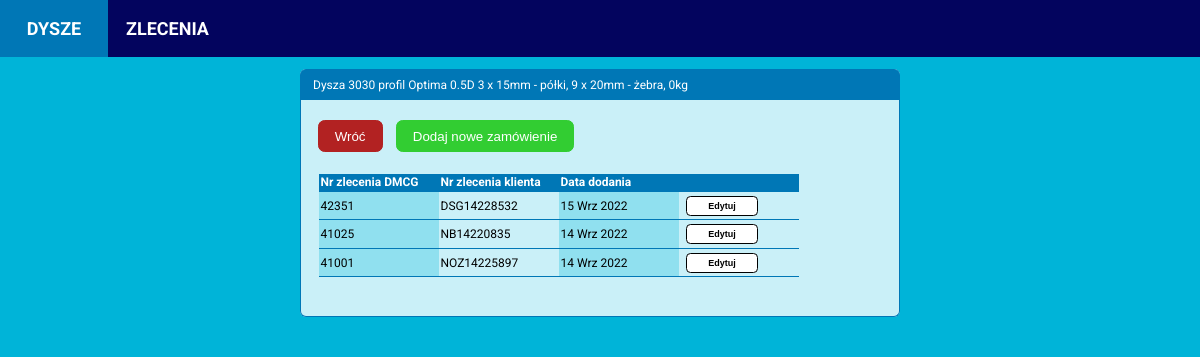
The app's page /nozzle/1/orders, older data.
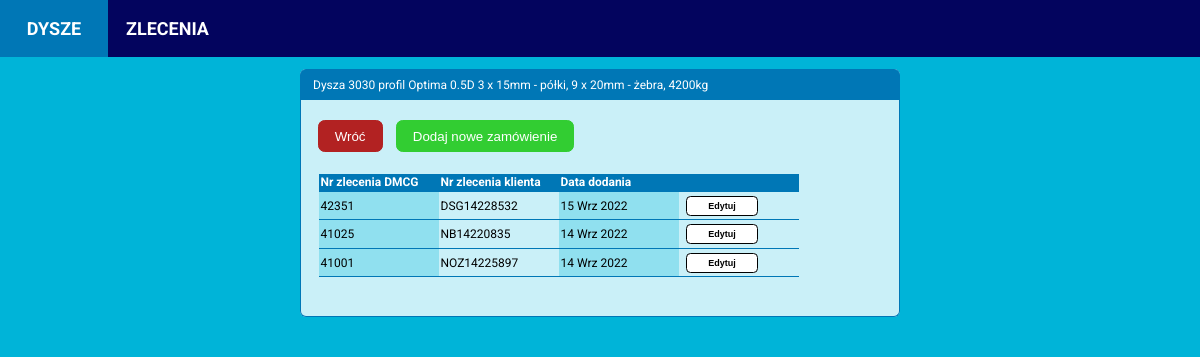
The same page, newer data.
### calculator/models.py (models this page shows, shortened)
class Nozzle(models.Model):
    PROFILES = (('Optima', 'Optima'),
                ('19A', '19A'),
                )
    INNER_RING_TYPES = (('Complete st. st. inside', 'Wnętrze nierdzewne'),
                        ('St. st. ring inside', 'Pierścień kawitacyjny nierdzewny'),
                        ('Complete steel', 'Wnętrze ze stali zwykłej'),
                        ('St. st. ring and outlet', 'Pierścień kawitacyjny i wylot ze stali nierdzewnej'))
    date_created = models.DateTimeField(auto_now_add=True)
    diameter = models.PositiveIntegerField(null=False, blank=False)
    profile = models.CharField(max_length=32, choices=PROFILES, null=False, blank=False)
    drawing_number = models.CharField(max_length=32, blank=True)
    profile_height = models.PositiveIntegerField(null=False, blank=False)
    inner_ring_type = models.CharField(max_length=32, choices=INNER_RING_TYPES, null=False, blank=False)
    inner_ring_thickness_propeller_zone = models.PositiveIntegerField(null=False, blank=False)
    inner_ring_thickness_inlet_zone = models.PositiveIntegerField(null=False, blank=False)
    inner_ring_thickness_outlet_zone = models.PositiveIntegerField(null=False, blank=False)
    ribs_quantity = models.PositiveIntegerField(null=False, blank=False)
    ribs_thickness = models.PositiveIntegerField(null=False, blank=False)
    segments_quantity = models.PositiveIntegerField(null=False, blank=False)
    segments_thickness = models.PositiveIntegerField(null=False, blank=False)
    has_headbox = models.BooleanField(null=False, blank=False)
    has_outlet_ring = models.BooleanField(null=False, blank=False)
    theoretical_weight = models.PositiveIntegerField(blank=True, default=0)
    real_weight = models.PositiveIntegerField(blank=True, default=0)

### calculator/views.py (the view)
# urls.py: path('nozzle/<int:nozzle_id>/orders', nozzle_orders_view, name='nozzle_orders'),
def nozzle_orders_view(request, nozzle_id):
    nozzle = Nozzle.objects.get(id=nozzle_id)
    orders = nozzle.order_set.order_by('-date_created')
    ratio = round((nozzle.profile_height / nozzle.diameter), 1)
    context = {'nozzle': nozzle,
               'orders': orders,
               'ratio': ratio,
               }
    template = 'calculator/nozzle-orders.html'
    return render(request, template, context)

### calculator/templates/calculator/nozzle-orders.html
{% extends 'calculator/base.html' %}
{% block content %}
<div class="content-main">
  <div class="item-box">
    <div class="item-header-box">
      <p>Dysza {{ nozzle.diameter }}
       profil {{ nozzle.profile }}
      {{ ratio }}D {{ type_name }}
      {{ nozzle.segments_quantity}} x {{ nozzle.segments_thickness}}mm - półki,
      {{ nozzle.ribs_quantity}} x {{ nozzle.ribs_thickness}}mm - żebra,
      {{ nozzle.theoretical_weight }}kg</p>
    </div>
    <div class="item-details">
      <div class="button-box">
        <a href="{% url 'calculator:nozzle_details' nozzle.id %}"><button class="cancel-btn">Wróć</button></a>
        <a href="{% url 'calculator:add_nozzle_order' nozzle.id %}"><button class="add-btn">Dodaj nowe zamówienie</button></a>
      </div>
      <div class="item-details-table">
        <table>
          <thead>
            <tr>
              <th>Nr zlecenia DMCG</th>
              <th>Nr zlecenia klienta</th>
              <th>Data dodania</th>
              <th></th>
            </tr>
          </thead>
          {% for order in orders %}
          <tr>
            <td>{{ order.order_dmcg_number }}</td>
            <td>{{ order.order_client_number }}</td>
            {% load i18n %}
            {% language 'pl' %}
            <td>{{ order.date_created|date:"d M Y" }}</td>
            {% endlanguage %}
            <td><button class="show-btn">Edytuj</button></td>
          </tr>
          {% endfor %}
        </table>
      </div>
    </div>
  </div>
</div>
{% endblock content %}

Row changes from the older to the newer data that the page shows:
changed Nozzle "Optima": theoretical_weight "0" → "4200"
